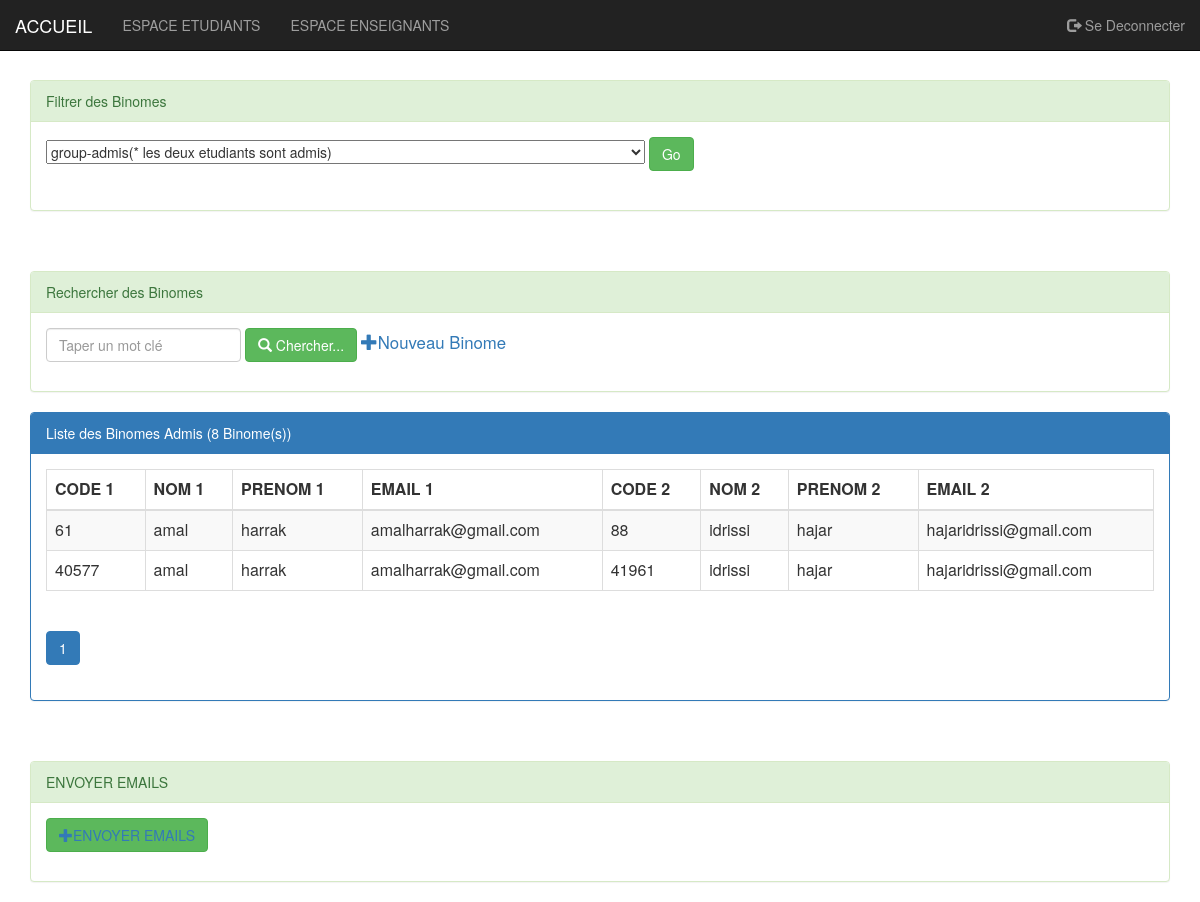
Screenshot of /page/groupadmis.php (signed in) with the database file from the repository.
### tables this page shows
CREATE TABLE IF NOT EXISTS `semestre` (
  `ID` int(5) NOT NULL,
  `S1` int(1) DEFAULT NULL,
  `note_eliminatoire1` int(11) NOT NULL,
  `MOYENNE_S1` double DEFAULT NULL,
  `S2` int(1) DEFAULT NULL,
  `note_eliminatoire2` int(11) NOT NULL,
  `MOYENNE_S2` double DEFAULT NULL,
  `S3` int(1) DEFAULT NULL,
  `note_eliminatoire3` int(11) NOT NULL,
  `MOYENNE_S3` double DEFAULT NULL,
  `S4` int(1) DEFAULT NULL,
  `note_eliminatoire4` int(11) NOT NULL,
  `MOYENNE_S4` double DEFAULT NULL,
  `S5` int(1) DEFAULT NULL,
  `note_eliminatoire5` int(11) NOT NULL,
  `MOYENNE_S5` double DEFAULT NULL,
  `S6` int(1) DEFAULT NULL,
  `note_eliminatoire6` int(11) NOT NULL,
  `MOYENNE_S6` double DEFAULT NULL,
  PRIMARY KEY (`ID`)
);

CREATE TABLE IF NOT EXISTS `admis` (
  `ID1` int(5) NOT NULL AUTO_INCREMENT,
  `NOM1` varchar(20) NOT NULL,
  `PRENOM1` varchar(20) NOT NULL,
  `EMAIL1` varchar(30) NOT NULL,
  `ID2` int(5) NOT NULL,
  `NOM2` varchar(20) NOT NULL,
  `PRENOM2` varchar(20) NOT NULL,
  `EMAIL2` varchar(30) NOT NULL,
  PRIMARY KEY (`ID1`,`ID2`),
  UNIQUE KEY `ID1` (`ID1`),
  UNIQUE KEY `ID2` (`ID2`)
);

### page/groupadmis.php (the view, shortened to what this page needs)
<?php
	require_once('conexionbd.php');
	$mc=isset($_GET['motCle'])? $_GET['motCle']:"";
   $size=isset($_GET['size'])?$_GET['size']:10;
	$page=isset($_GET['page'])? $page=$_GET['page']:1;
	$offset=($page-1)*$size;
	if($mc==0){
		$resultat = "SELECT ID1,NOM1,PRENOM1,EMAIL1,ID2,NOM2,PRENOM2,EMAIL2
								FROM binome
                                WHERE
                             NOM1 like '%$mc%'OR
                                ID1='$mc' OR PRENOM1 like '%$mc%' OR NOM2 like '%$mc%'OR
                                ID2='$mc' OR PRENOM2 like '%$mc%'
								ORDER BY ID1
								LIMIT $size
                            OFFSET $offset";
       	$resultat2 = "select count(*)  nbrEtudiant
								from binome
								where NOM1 like '%$mc%' OR ID1='%$mc%' OR PRENOM1 like '%$mc%' OR NOM2 like '%$mc%' OR ID2='%$mc%' OR PRENOM2 like '%$mc%'";
    }
      else{
       	$resultat2 = "select count(*)  nbrEtudiant
								from binome
								where NOM1 like '%$mc%' OR ID1='%$mc%' OR PRENOM1 like '%$mc%' OR NOM2 like '%$mc%' OR ID2='%$mc%' OR PRENOM2 like '%$mc%'";
    }
 $resultatcount=$pdo->query($resultat2);
	$nbrCount=$resultatcount->fetch();
   $nbrEtu=$nbrCount['nbrEtudiant'];
	$reste=$nbrEtu % $size;
	 if($reste==0)
	$nbrPage=$nbrEtu/$size;
	else
	$nbrPage=floor($nbrEtu/$size)+1;
    $res="SELECT * FROM semestre ";
        $cou= $pdo->query($res);
function  test($cou){
    $tab=array() ;
    $i=0;
    while($st=$cou->fetch()){
           $moy1=(($st['MOYENNE_S1']+$st['MOYENNE_S2'])/2);
        if($moy1>=10 && $st['note_eliminatoire1']==0 && $st['note_eliminatoire2']==0){
           $moy2=(($st['MOYENNE_S3']+$st['MOYENNE_S4'])/2);
            echo "f";
            if($moy2>=10 && $st['note_eliminatoire3']==0 && $st['note_eliminatoire4']==0){
                echo $moy2;
                 echo "a";
                    if( ($st['S5']>=3 && $st['MOYENNE_S5'] >=9 && $st['note_eliminatoire5']==0 ) || ($st['MOYENNE_S5'] >=10 && $st['note_eliminatoire5']==0)) {
                          $tab[$i]=$st['ID'];
                            $i++;
                    }
                }
            }
            }
        return $tab;
    }
$ta=test($cou);
?>
<!DOCTYPE HTML>
<html>
	<head>
		<link rel="stylesheet" type="text/css" href="../css/bootstrap.css">
		<link rel="stylesheet" type="text/css" href="../css/monstyle.css">
	</head>
	<body>
			<?php include('Menu.php');?>
			<div class="container">
					<div class="panel panel-success margetop">
							<div class="panel-heading">Filtrer des Binomes</div>
					      <div class="panel-body">
						  <form method="post" action="filtrage_test.php" class="form-inline">
						  <div class="form-group">
    <p>
     <select name="menu">
          <option value="groupadmis.php"><a href="groupadmis.php">group-admis(* les deux etudiants sont admis)</a></option>
     </select>
<button type="submit" class="btn btn-success"value="Go" name="Go" title="valider pour aller à la page sélectionnée">Go</button>
   </p>
                            </div>
						</form>
					  </div>
				</div>
					<div class="panel panel-success margetop">
					<div class="panel-heading">Rechercher des Binomes</div>
					<div class="panel-body">
						<form method="get" action="ESPACE_ETUDIANT.php" class="form-inline">
						<div class="form-group">
								<input type="text" name="motCle"
										placeholder="Taper un mot clé"
										 class="form-control"
										value="<?php echo $mc; ?>"/>
                            </div>
								<button type="submit" class="btn btn-success">
									<span class="glyphicon glyphicon-search"></span>
									Chercher...
								</button>
										<big><a  href="add_binome.php"><span class="glyphicon glyphicon-plus" ></span>Nouveau Binome</a>
		</big>
						</form>
					</div>
				</div>
				<div class="panel panel-primary">
					<div class="panel-heading">
				Liste des Binomes Admis (<?php echo $nbrEtu ?> Binome(s))
					</div>
					<div class="panel-body">
						<table class="table table-striped table-bordered">
							<thead>
								<tr>
									<th>CODE 1</th>
									<th>NOM 1</th>
									<th>PRENOM 1 </th>
									<th>EMAIL 1</th>
                                    <th>CODE 2</th>
									<th>NOM 2</th>
									<th>PRENOM 2 </th>
									<th>EMAIL 2</th>
								</tr>
							</thead>
							<tbody>
                    <?php
$sql="select * from admis";
                                $res=$pdo->query($sql);
                                while($STAGIAIRE=$res->fetch()){ ?>
                        			<tr>
								<td><?php echo $STAGIAIRE['ID1'] ?></td>
								<td><?php echo $STAGIAIRE['NOM1'] ?></td>
								<td><?php echo $STAGIAIRE['PRENOM1'] ?></td>
								<td><?php echo $STAGIAIRE['EMAIL1'] ?></td>
                            	<td><?php echo $STAGIAIRE['ID2'] ?></td>
								<td><?php echo $STAGIAIRE['NOM2'] ?></td>
								<td><?php echo $STAGIAIRE['PRENOM2'] ?></td>
								<td><?php echo $STAGIAIRE['EMAIL2'] ?></td>
									</tr>
                       <?php } ?>
							</tbody>
						</table>
		<div>
								<ul class="pagination">
									<?php for($i=1;$i<=$nbrPage;$i++){ ?>
										<li class="<?php if($i==$page) echo 'active' ?>">
<a href="groupadmis.php?page=<?php echo $i ;?>&motCle=<?php echo $mc ; ?>">
   <?php echo $i ;?>
											</a>
										</li>
									<?php } ?>
								</ul>
						</div>
					</div>
				</div>
                 <div class="panel panel-success margetop">
					<div class="panel-heading">ENVOYER EMAILS</div>
					<div class="panel-body">
										<form method="get" action="email1.php" class="form-inline">
								<button type="submit" class="btn btn-success">
									<a  href="email1.php"><span class="glyphicon glyphicon-plus" ></span>ENVOYER  EMAILS</a>
								</button>
                        </form>
					</div>
                </div>
			</div>
	</body>
</html>

### css/monstyle.css (style rules this page uses)
.margetop { margin-top:60px; }

### rows the page displays
semestre: MOYENNE_S3 "10"
semestre: MOYENNE_S3 "10"
semestre: MOYENNE_S3 "10"
semestre: MOYENNE_S3 "10"
semestre: MOYENNE_S3 "10"
semestre: MOYENNE_S3 "10"
semestre: MOYENNE_S3 "10"
semestre: MOYENNE_S3 "10"
admis: ID1 "61", NOM1 "amal", PRENOM1 "harrak", EMAIL1 "amalharrak@gmail.com", ID2 "88", NOM2 "idrissi", PRENOM2 "hajar", EMAIL2 "hajaridrissi@gmail.com"
admis: ID1 "40577", NOM1 "amal", PRENOM1 "harrak", EMAIL1 "amalharrak@gmail.com", ID2 "41961", NOM2 "idrissi", PRENOM2 "hajar", EMAIL2 "hajaridrissi@gmail.com"

### other values shown
$nbrEtu "8"
